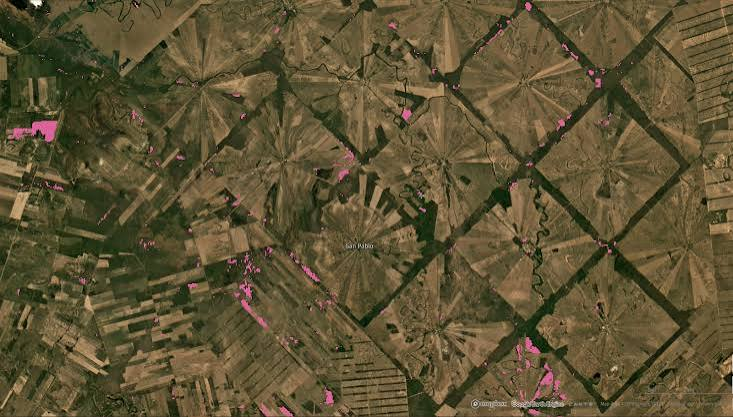
#> input picture backend/data/current/lissiv.tif, 733 x 417 px, given in place of reconstructed.png, which was not available; the run also reads 1 picture not shown here
$ python color_fix.py
#> lines starting #> are read from the running program, lines starting #| are printed output that depends on the picture; pictures that were not available may be replaced by others from this repository, and a replacement may not be noted
#> further down, reconstructed is the input picture: shape (417, 733, 3); mean B, G, R 51.8, 82.9, 94.1
"""
Color-matching post-process for GAN reconstruction output.
"""

import cv2
import numpy as np


def match_color_stats(reconstructed, reference, mask=None):
    result = reconstructed.copy().astype(np.float32)
    reference = reference.astype(np.float32)

    if mask is not None:
        valid = mask < 128  # non-cloud pixels
    else:
        valid = np.ones(reference.shape[:2], dtype=bool)

    for c in range(3):
        ref_channel = reference[:, :, c][valid]
        recon_channel = result[:, :, c]

        ref_mean, ref_std = ref_channel.mean(), ref_channel.std() + 1e-6
        recon_mean, recon_std = recon_channel.mean(), recon_channel.std() + 1e-6

        result[:, :, c] = (recon_channel - recon_mean) / recon_std * ref_std + ref_mean
#> this loop made 3 passes
#> (ref_mean, ref_std, recon_mean, recon_std) on passes 1 to 3: (51.85, 23.1, 51.85, 23.1), (82.85, 24.25, 82.85, 24.25), (94.05, 32.84, 94.05, 32.84)
#> pass 1, in match_color_stats, `recon_channel = result[:, :, c]`:
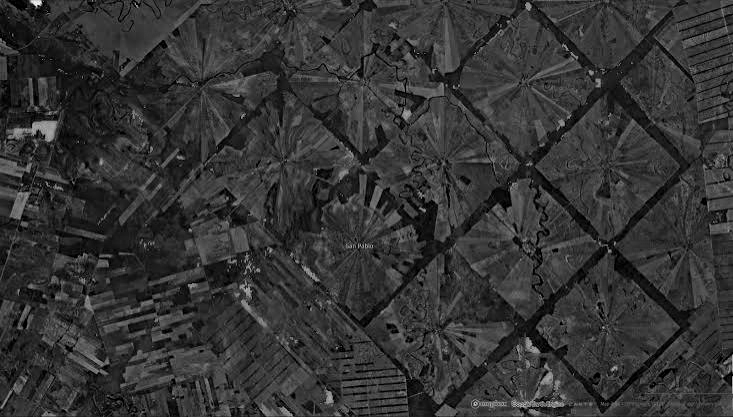
#> recon_channel: shape (417, 733) float32; min 0, max 239, mean 51.8
#> pass 2, in match_color_stats, `recon_channel = result[:, :, c]`:
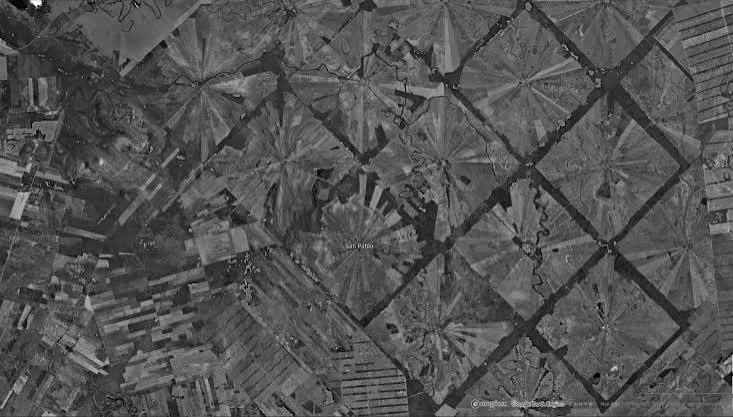
#> recon_channel: shape (417, 733) float32; min 0, max 255, mean 82.9
#> pass 3, in match_color_stats, `recon_channel = result[:, :, c]`:
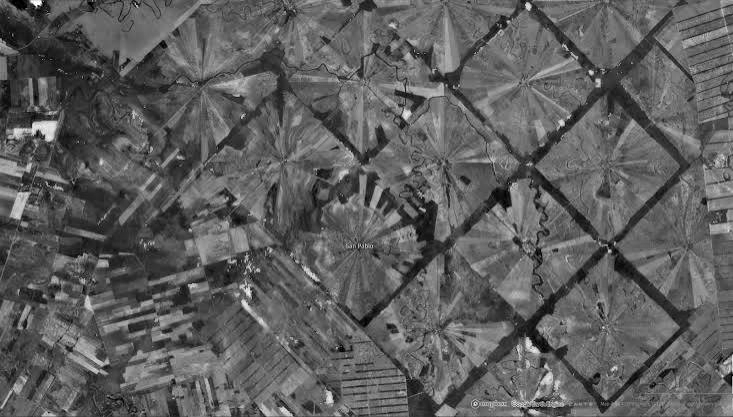
#> recon_channel: shape (417, 733) float32; min 0, max 255, mean 94.1
#> after the loop: result: shape (417, 733, 3) float32; mean B, G, R 51.8, 82.9, 94.1

    result = np.clip(result, 0, 255).astype(np.uint8)
    return result


if __name__ == "__main__":
    reconstructed = cv2.imread("outputs/reconstructed.png")
    original = cv2.imread("data/sample.jpg")

    if reconstructed is None or original is None:
        print("Run demo_final.py first to generate outputs/reconstructed.png")
    else:
        fixed = match_color_stats(reconstructed, original)
        cv2.imwrite("outputs/reconstructed_colorfixed.png", fixed)
        print("Saved outputs/reconstructed_colorfixed.png")
